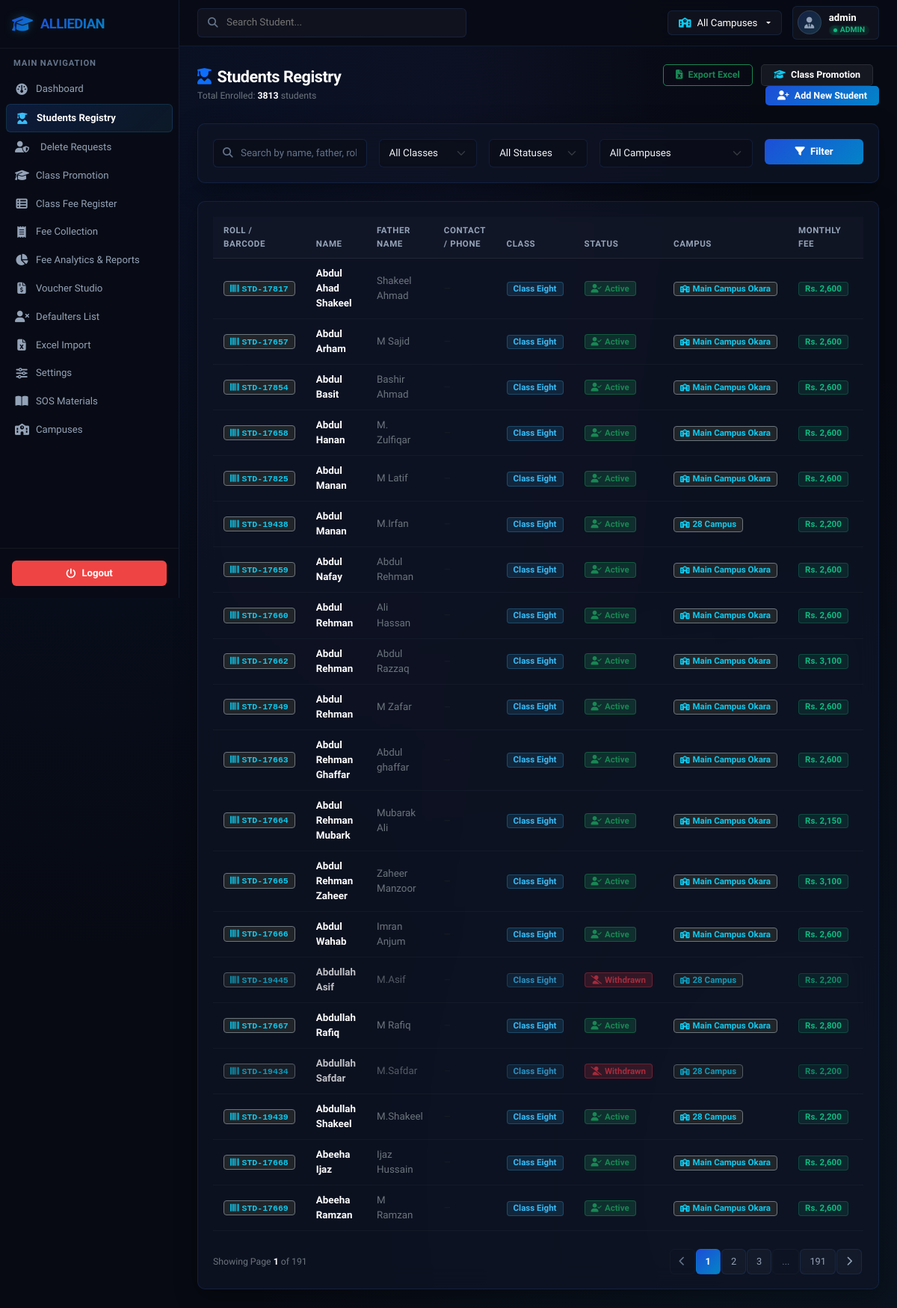
The app's page /students (signed in) with its own data.
### tables this page shows
CREATE TABLE students (
            id INTEGER PRIMARY KEY AUTOINCREMENT,
            name TEXT NOT NULL,
            father_name TEXT,
            class TEXT NOT NULL,
            monthly_fee REAL NOT NULL,
            start_month INTEGER DEFAULT 3,
            start_year INTEGER DEFAULT 2026
        , campus_id INTEGER REFERENCES campuses(id), annual_charges REAL DEFAULT 0, phone_number TEXT, opening_arrears REAL DEFAULT 0, status TEXT DEFAULT 'active');

CREATE TABLE campuses (
            id INTEGER PRIMARY KEY AUTOINCREMENT,
            name TEXT NOT NULL,
            code TEXT UNIQUE NOT NULL
        );

### app.py (the view)
@app.route('/students')
@login_required
def students_view():
    search = request.args.get('search', '').strip()
    class_filter = request.args.get('class_filter', '').strip()
    campus_filter = request.args.get('campus_filter', '', type=int)
    status_filter = request.args.get('status_filter', '').strip()
    page = request.args.get('page', 1, type=int)
    per_page = 20
    offset = (page - 1) * per_page
    active_campus_id = get_active_campus_id()
    conn = get_db_connection()
    class_query = "SELECT DISTINCT class FROM students"
    class_params = []
    if active_campus_id:
        class_query += " WHERE campus_id = ?"
        class_params = [active_campus_id]
    class_query += " ORDER BY class"
    classes = conn.execute(class_query, class_params).fetchall()
    classes = [r['class'] for r in classes]
    query = '''
        SELECT s.*, c.name as campus_name
        FROM students s
        LEFT JOIN campuses c ON s.campus_id = c.id
        WHERE 1=1
    '''
    where_sql, params = build_student_query_filters(
        search=search,
        class_filter=class_filter,
        campus_filter=campus_filter,
        status_filter=status_filter,
        active_campus_id=active_campus_id
    )
    query += where_sql
    count_query = f"SELECT COUNT(*) FROM ({query})"
    total_students = conn.execute(count_query, params).fetchone()[0]
    query += " ORDER BY s.class, s.name LIMIT ? OFFSET ?"
    params.extend([per_page, offset])
    students = conn.execute(query, params).fetchall()
    pending_rows = conn.execute("SELECT student_id, id as request_id, reason, requested_at FROM student_delete_requests WHERE status = 'pending'").fetchall()
    pending_delete_map = {r['student_id']: dict(r) for r in pending_rows}
    conn.close()
    total_pages = (total_students + per_page - 1) // per_page
    return render_template('students.html',
                           students=students,
                           classes=classes,
                           page=page,
                           total_pages=total_pages,
                           search=search,
                           class_filter=class_filter,
                           campus_filter=campus_filter,
                           status_filter=status_filter,
                           total_students=total_students,
                           pending_delete_map=pending_delete_map)

### templates/students.html (shortened to what this page needs)
{% extends 'base.html' %}
{% block content %}
<div class="row align-items-center mb-4">
    <div class="col-md-6">
        <h1 class="page-title mb-1"><i class="fa-solid fa-user-graduate text-primary me-2"></i>Students Registry</h1>
        <p class="text-secondary small mb-0">Total Enrolled: <strong class="text-white">{{ total_students }}</strong> students</p>
    </div>
    <div class="col-md-6 text-md-end mt-3 mt-md-0">
        <a href="{{ url_for('export_students_excel', class_filter=class_filter, campus_filter=campus_filter, status_filter=status_filter, search=search) }}" class="btn btn-outline-success btn-sm px-3 me-2" title="Download Excel Sheet of displayed students">
            <i class="fa-solid fa-file-excel me-1"></i> Export Excel
        </a>
        <a href="{{ url_for('students_promotion') }}" class="btn btn-secondary btn-sm px-3 me-2">
            <i class="fa-solid fa-graduation-cap me-1 text-info"></i> Class Promotion
        </a>
        <a href="{{ url_for('student_add') }}" class="btn btn-primary btn-sm px-3">
            <i class="fa-solid fa-user-plus me-1"></i> Add New Student
        </a>
    </div>
</div>
<div class="glass-panel mb-4">
    <form action="{{ url_for('students_view') }}" method="GET" class="row g-3">
        <div class="col-md-3">
            <div class="search-wrapper">
                <i class="fa-solid fa-magnifying-glass"></i>
                <input type="text" class="form-control" name="search" placeholder="Search by name, father, roll # or barcode (STD-105)..." value="{{ search }}">
            </div>
        </div>
        <div class="col-md-2">
            <select class="form-select" name="class_filter">
                <option value="">All Classes</option>
            </select>
        </div>
        <div class="col-md-2">
            <select class="form-select" name="status_filter">
                <option value="">All Statuses</option>
            </select>
        </div>
        {% if session.role == 'admin' %}
        <div class="col-md-3">
            <select class="form-select" name="campus_filter">
                <option value="">All Campuses</option>
            </select>
        </div>
        <div class="col-md-2">
        {% else %}
        <div class="col-md-5 text-end">
        {% endif %}
            <button type="submit" class="btn btn-primary w-100">
                <i class="fa-solid fa-filter me-1"></i> Filter
            </button>
        </div>
    </form>
</div>
<div class="glass-panel">
    <div class="table-responsive">
        <table class="table table-custom">
            <thead>
                <tr>
                    <th style="width: 100px;">Roll / Barcode</th>
                    <th>Name</th>
                    <th>Father Name</th>
                    <th>Contact / Phone</th>
                    <th>Class</th>
                    <th>Status</th>
                    {% if session.role == 'admin' and not active_campus_id %}
                    <th>Campus</th>
                    {% endif %}
                    <th>Monthly Fee</th>
                    <th>Billed Since</th>
                </tr>
            </thead>
            <tbody>
                {% if students %}
                    {% for student in students %}
                    {% set is_pending = (student.id in pending_delete_map) %}
                    <tr class="{% if is_pending %}table-row-pending{% elif student.status == 'withdrawn' %}opacity-75{% endif %}">
                        <td class="text-secondary font-monospace">
                            <span class="badge bg-dark border border-secondary text-info" style="font-size: 0.72rem;">
                                <i class="fa-solid fa-barcode me-1"></i>STD-{{ student.id }}
                            </span>
                        </td>
                        <td>
                            <div class="d-flex align-items-center flex-wrap gap-1">
                                <span class="fw-semibold text-white">{{ student.name }}</span>
                            </div>
                        </td>
                        <td class="text-secondary">{{ student.father_name or '—' }}</td>
                        <td>
                            {% if student.phone_number %}
                            <a href="tel:{{ student.phone_number }}" class="text-info text-decoration-none small d-inline-flex align-items-center gap-1 font-monospace" title="Call / WhatsApp">
                                <i class="fa-solid fa-phone text-success" style="font-size: 10px;"></i>{{ student.phone_number }}
                            </a>
                            {% else %}
                            <span class="text-muted small">—</span>
                            {% endif %}
                        </td>
                        <td><span class="badge badge-class">Class {{ student.class }}</span></td>
                        <td>
                            {% if student.status == 'withdrawn' %}
                            <span class="badge bg-danger bg-opacity-25 text-danger border border-danger border-opacity-50" style="font-size: 0.72rem;">
                                <i class="fa-solid fa-user-slash me-1"></i>Withdrawn
                            </span>
                            {% else %}
                            <span class="badge bg-success bg-opacity-25 text-success border border-success border-opacity-50" style="font-size: 0.72rem;">
                                <i class="fa-solid fa-user-check me-1"></i>Active
                            </span>
                            {% endif %}
                        </td>
                        {% if session.role == 'admin' and not active_campus_id %}
                        <td>
                            <span class="badge bg-dark border border-secondary text-info">
                                <i class="fa-solid fa-school me-1" style="font-size: 10px;"></i>{{ student.campus_name }}
                            </span>
                        </td>
                        {% endif %}
                        <td><span class="badge badge-amount">Rs. {{ "{:,.0f}".format(student.monthly_fee) }}</span></td>
                        <td class="text-secondary small">{{ student.start_month }}/{{ student.start_year }}</td>
                    </tr>
                    {% endfor %}
                {% endif %}
            </tbody>
        </table>
    </div>
    {% if total_pages > 1 %}
    <nav class="d-flex justify-content-between align-items-center mt-4">
        <div class="text-secondary small">
            Showing Page <strong class="text-white">{{ page }}</strong> of {{ total_pages }}
        </div>
        <ul class="pagination pagination-custom mb-0">
            <li class="page-item {% if page == 1 %}disabled{% endif %}">
                <a class="page-link" href="{{ url_for('students_view', page=page-1, search=search, class_filter=class_filter, campus_filter=campus_filter, status_filter=status_filter) }}">
                    <i class="fa-solid fa-chevron-left"></i>
                </a>
            </li>
            {% set start_page = page - 2 if page - 2 > 0 else 1 %}
            {% set end_page = page + 2 if page + 2 <= total_pages else total_pages %}
            {% for p in range(start_page, end_page + 1) %}
                <li class="page-item {% if p == page %}active{% endif %}">
                    <a class="page-link" href="{{ url_for('students_view', page=p, search=search, class_filter=class_filter, campus_filter=campus_filter, status_filter=status_filter) }}">{{ p }}</a>
                </li>
            {% endfor %}
            {% if end_page < total_pages %}
                {% if end_page < total_pages - 1 %}
                    <li class="page-item disabled"><span class="page-link">...</span></li>
                {% endif %}
                <li class="page-item">
                    <a class="page-link" href="{{ url_for('students_view', page=total_pages, search=search, class_filter=class_filter, campus_filter=campus_filter, status_filter=status_filter) }}">{{ total_pages }}</a>
                </li>
            {% endif %}
            <li class="page-item {% if page == total_pages %}disabled{% endif %}">
                <a class="page-link" href="{{ url_for('students_view', page=page+1, search=search, class_filter=class_filter, campus_filter=campus_filter, status_filter=status_filter) }}">
                    <i class="fa-solid fa-chevron-right"></i>
                </a>
            </li>
        </ul>
    </nav>
    {% endif %}
</div>
{% endblock %}

### records on screen
students: id "17817", name "Abdul Ahad Shakeel", father_name "Shakeel Ahmad", class "Eight", status "active" (drawn), campus_name "Main Campus Okara", monthly_fee "2,600"
students: id "17657", name "Abdul Arham", father_name "M Sajid", class "Eight", status "active" (drawn), campus_name "Main Campus Okara", monthly_fee "2,600"
students: id "17854", name "Abdul Basit", father_name "Bashir Ahmad", class "Eight", status "active" (drawn), campus_name "Main Campus Okara", monthly_fee "2,600"
students: id "17658", name "Abdul Hanan", father_name "M. Zulfiqar", class "Eight", status "active" (drawn), campus_name "Main Campus Okara", monthly_fee "2,600"
students: id "17825", name "Abdul Manan", father_name "M Latif", class "Eight", status "active" (drawn), campus_name "Main Campus Okara", monthly_fee "2,600"
students: id "19438", name "Abdul Manan", father_name "M.Irfan", class "Eight", status "active" (drawn), campus_name "28 Campus", monthly_fee "2,200"
students: id "17659", name "Abdul Nafay", father_name "Abdul Rehman", class "Eight", status "active" (drawn), campus_name "Main Campus Okara", monthly_fee "2,600"
students: id "17660", name "Abdul Rehman", father_name "Ali Hassan", class "Eight", status "active" (drawn), campus_name "Main Campus Okara", monthly_fee "2,600"
students: id "17662", name "Abdul Rehman", father_name "Abdul Razzaq", class "Eight", status "active" (drawn), campus_name "Main Campus Okara", monthly_fee "3,100"
students: id "17849", name "Abdul Rehman", father_name "M Zafar", class "Eight", status "active" (drawn), campus_name "Main Campus Okara", monthly_fee "2,600"
students: id "17663", name "Abdul Rehman Ghaffar", father_name "Abdul ghaffar", class "Eight", status "active" (drawn), campus_name "Main Campus Okara", monthly_fee "2,600"
students: id "17664", name "Abdul Rehman Mubark", father_name "Mubarak Ali", class "Eight", status "active" (drawn), campus_name "Main Campus Okara", monthly_fee "2,150"
students: id "17665", name "Abdul Rehman Zaheer", father_name "Zaheer Manzoor", class "Eight", status "active" (drawn), campus_name "Main Campus Okara", monthly_fee "3,100"
students: id "17666", name "Abdul Wahab", father_name "Imran Anjum", class "Eight", status "active" (drawn), campus_name "Main Campus Okara", monthly_fee "2,600"
students: id "19445", name "Abdullah Asif", father_name "M.Asif", class "Eight", status "withdrawn" (drawn), campus_name "28 Campus", monthly_fee "2,200"
students: id "17667", name "Abdullah Rafiq", father_name "M Rafiq", class "Eight", status "active" (drawn), campus_name "Main Campus Okara", monthly_fee "2,800"
students: id "19434", name "Abdullah Safdar", father_name "M.Safdar", class "Eight", status "withdrawn" (drawn), campus_name "28 Campus", monthly_fee "2,200"
students: id "19439", name "Abdullah Shakeel", father_name "M.Shakeel", class "Eight", status "active" (drawn), campus_name "28 Campus", monthly_fee "2,200"
students: id "17668", name "Abeeha Ijaz", father_name "Ijaz Hussain", class "Eight", status "active" (drawn), campus_name "Main Campus Okara", monthly_fee "2,600"
students: id "17669", name "Abeeha Ramzan", father_name "M Ramzan", class "Eight", status "active" (drawn), campus_name "Main Campus Okara", monthly_fee "2,600"

### other values on screen
{{ active_campus_name }} "All Campuses"
{{ session.username }} "admin"
{{ session.role|upper }} "ADMIN"
{{ total_students }} "3813"
{{ page }} "1"
{{ total_pages }} "191"
{{ p }} "1" "2" "3"
